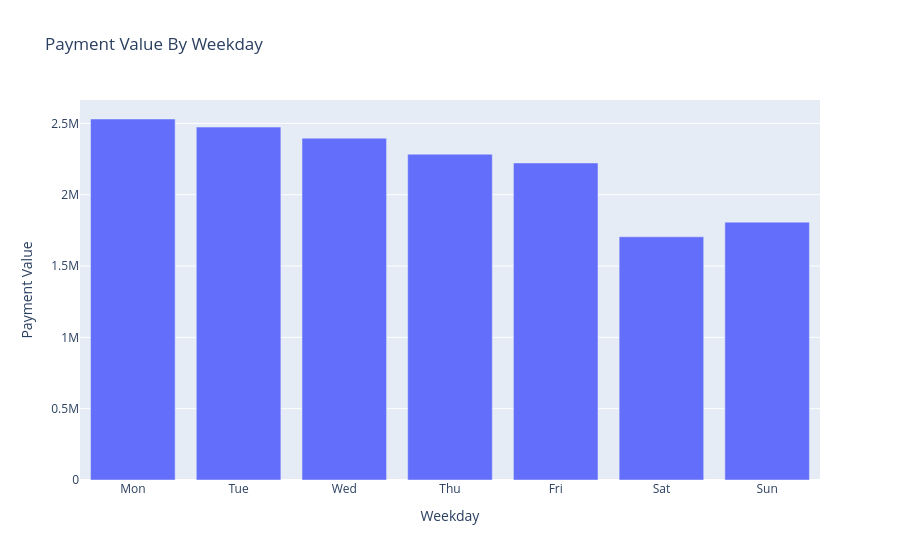

Notebook source saved alongside this figure:
### Code cell
import plotly.express as px

fig = px.bar(
    x=merged_order_payment_weekday.index,
    y=merged_order_payment_weekday["payment_value"],
    title="Payment Value By Weekday",
    labels={
        "x": "Weekday",
        "y": "Payment Value"
    }
)

# fig.update_xaxes(tickvals=[2016, 2017, 2018])

fig.show()

### Figure 1 — Plotly figure (JSON) as saved in the notebook; plotly's stock layout.template omitted (floating-point values rounded to 4 significant figures)
{"data": [{"hovertemplate": "Weekday=%{x}<br>Payment Value=%{y}<extra></extra>", "legendgroup": "", "marker": {"color": "#636efa", "pattern": {"shape": ""}}, "name": "", "orientation": "v", "showlegend": false, "textposition": "auto", "type": "bar", "x": ["Mon", "Tue", "Wed", "Thu", "Fri", "Sat", "Sun"], "xaxis": "x", "y": [2531000.0, 2474000.0, 2396000.0, 2284000.0, 2222000.0, 1705000.0, 1808000.0], "yaxis": "y"}], "layout": {"barmode": "relative", "legend": {"tracegroupgap": 0}, "title": {"text": "Payment Value By Weekday"}, "xaxis": {"anchor": "y", "domain": [0, 1], "title": {"text": "Weekday"}}, "yaxis": {"anchor": "x", "domain": [0, 1], "title": {"text": "Payment Value"}}}}
